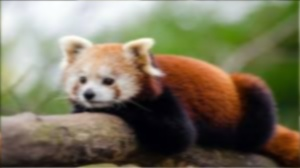
#> input picture XLA_N3_PhamHanMinhChuong_23110187_BT_TUAN4_25-11-25/images_bai2/img1.jpg, 300 x 168 px, found by its file name; its folder holds only this picture in this run
$ python bai2.py
#> lines starting #> are read from the running program, lines starting #| are printed output that depends on the picture
import cv2
import numpy as np
import os

INPUT_DIR = r"G:\hcmute\semeter1-term2-2526\XLAS\code\XLA_N3_PhamHanMinhChuong_23110187_BT_TUAN4_25-11-25\images_bai2"
OUTPUT_DIR = (
    r"G:\hcmute\semeter1-term2-2526\XLAS\code\XLA_N3_PhamHanMinhChuong_23110187_BT_TUAN4_25-11-25\output_lam_net_bai2"
)

D0_VALUES = [5, 15, 30]  # Giá trị D0 cho các bộ lọc thông cao
N_BWT_VALUES = [1, 2]  # Bậc n cho Butterworth High-pass


def create_d0_filter_mask(rows, cols):
    """Tạo ma trận khoảng cách D(u,v) từ tâm."""
    center_row, center_col = rows // 2, cols // 2
    u = np.arange(cols)
    v = np.arange(rows)
    U, V = np.meshgrid(u, v)
    D = np.sqrt((U - center_col) ** 2 + (V - center_row) ** 2)
    return D


def merge_to_two_channel(H):
    """Chuyển mask 1 kênh sang 2 kênh (thực + ảo) cho DFT."""
    return cv2.merge([H, H])


# --- CÀI ĐẶT BỘ LỌC THÔNG CAO (HPF = 1 - LPF) ---
def ideal_high_pass_filter(D, D0):
    """Lọc Thông Cao Lý Tưởng (IHPF)."""
    H_lpf = np.zeros(D.shape, dtype=np.float32)
    H_lpf[D <= D0] = 1
    H_hpf = 1.0 - H_lpf
    return merge_to_two_channel(H_hpf)


def butterworth_high_pass_filter(D, D0, n):
    """Lọc Thông Cao Butterworth (BHPF)."""
    H_lpf = 1.0 / (1.0 + np.power(D / D0, 2 * n))
    H_hpf = 1.0 - H_lpf
    return merge_to_two_channel(H_hpf)


def gaussian_high_pass_filter(D, D0):
    """Lọc Thông Cao Gauss (GHPF)."""
    H_lpf = np.exp(-(D**2) / (2 * (D0**2)))
    H_hpf = 1.0 - H_lpf
    return merge_to_two_channel(H_hpf)


def laplacian_filter_frequency(D):
    """Bộ lọc Laplace trong miền Tần số: H(u,v) = -(u^2 + v^2) = -D^2."""
    H = -(D**2)
    H = H / np.max(np.abs(H))  # Chuẩn hóa để tránh giá trị quá lớn
    return merge_to_two_channel(H)


# --- HÀM XỬ LÝ VÀ LƯU ẢNH ---
def process_and_save_image(img_path, filename):
    """Thực hiện DFT, lọc và IDFT cho một ảnh."""
#> called with filename = 'img1.jpg'

    img = cv2.imread(img_path, cv2.IMREAD_GRAYSCALE)
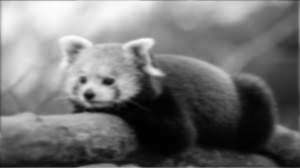
#> img: shape (168, 300); min 0, max 254, mean 113.7
    if img is None:
        print(f"Bỏ qua: Không thể đọc ảnh tại {img_path}")
        return

    img_float32 = np.float32(img)
    rows, cols = img_float32.shape
#> rows = 168; cols = 300

    # Thực hiện DFT và dịch tâm phổ
    dft = cv2.dft(img_float32, flags=cv2.DFT_COMPLEX_OUTPUT)
    dft_shifted = np.fft.fftshift(dft)

    # Tạo ma trận khoảng cách D(u,v) chung
    D = create_d0_filter_mask(rows, cols)

    # Khai báo tất cả các bộ lọc cần áp dụng
    filters = []
    for D0 in D0_VALUES:
        filters.append(("Ideal_HPF", D0, ideal_high_pass_filter(D, D0)))
        filters.append(("Gaussian_HPF", D0, gaussian_high_pass_filter(D, D0)))
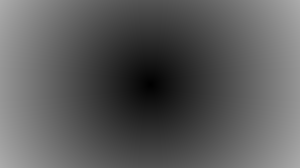
#> D: shape (168, 300) float64; min 0, max 171.9, mean 91.7
    for n in N_BWT_VALUES:
        for D0 in D0_VALUES:
            filters.append(
                (f"Butterworth_HPF_n{n}", D0, butterworth_high_pass_filter(D, D0, n))
            )

    H_laplace = laplacian_filter_frequency(D)
    filters.append(("Laplace_HPF", 0, H_laplace))

    # Lặp và áp dụng từng bộ lọc
    for filter_name, D0, H_mask in filters:

        # Áp dụng bộ lọc
        dft_filtered = dft_shifted * H_mask

        # Biến đổi Fourier ngược và chuẩn hóa
        dft_ishift = np.fft.ifftshift(dft_filtered)
        img_back = cv2.idft(dft_ishift)
        img_processed = cv2.magnitude(img_back[:, :, 0], img_back[:, :, 1])
        cv2.normalize(img_processed, img_processed, 0, 255, cv2.NORM_MINMAX)

        # Lưu ảnh kết quả
        base_name, ext = os.path.splitext(filename)
        # Tạo thư mục con
        output_sub_dir = os.path.join(
            OUTPUT_DIR, filter_name.split("_n")[0].replace("_HPF", "")
        )
        os.makedirs(output_sub_dir, exist_ok=True)

        if D0 == 0:  # Laplace
            output_name = f"Laplace_{base_name}{ext}"
        elif "Butterworth" in filter_name:
            n_val = filter_name.split("_n")[1]
            output_name = f"BWT_D{D0}_{n_val}_{base_name}{ext}"
        else:
            output_name = f"{filter_name.split('_HPF')[0]}_D{D0}_{base_name}{ext}"

        cv2.imwrite(
            os.path.join(output_sub_dir, output_name), img_processed.astype(np.uint8)
        )
#> this loop made 13 passes
#> pass 1, in process_and_save_image, `img_processed = cv2.magnitude(img_back[:, :, 0], img_back[:, :, 1])`:
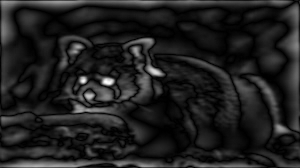
#> img_processed: shape (168, 300) float32; min 25.05, max 7655374.5, mean 964971.7; drawn with min black and max white
#> pass 2, in process_and_save_image, `img_processed = cv2.magnitude(img_back[:, :, 0], img_back[:, :, 1])`:
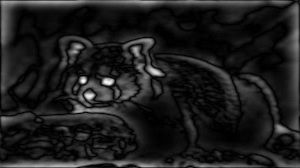
#> img_processed: shape (168, 300) float64; min 5.6, max 6422969.1, mean 760645.1; drawn with min black and max white
#> after the loop:
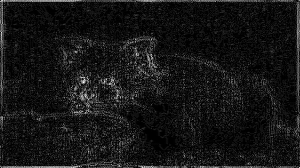
#> img_processed: shape (168, 300) float64; min -3.71e-21, max 255, mean 22.5; drawn with min black and max white


def main():
    print("Bắt đầu xử lý ảnh miền tần số (Lọc làm nét)...")

    os.makedirs(OUTPUT_DIR, exist_ok=True)

    # Lấy danh sách ảnh
    image_files = [
        f
        for f in os.listdir(INPUT_DIR)
        if f.lower().endswith((".jpg", ".jpeg", ".png", ".bmp"))
    ]

    if not image_files:
        print(f"Lỗi: Thư mục '{INPUT_DIR}' trống hoặc không chứa file ảnh.")
        return

    for filename in image_files:
        img_path = os.path.join(INPUT_DIR, filename)
        print(f"-> Đang xử lý: {filename}")
        process_and_save_image(img_path, filename)

    print(f"\nHoàn thành! Kết quả đã được lưu trong thư mục '{OUTPUT_DIR}'.")
#| Hoàn thành! Kết quả đã được lưu trong thư mục 'G:\hcmute\semeter1-term2-2526\XLAS\code\XLA_N3_PhamHanMinhChuong_23110187_BT_TUAN4_25-11-25\output_lam_net_bai2'.


if __name__ == "__main__":
    main()

$ run again, on XLA_N3_PhamHanMinhChuong_23110187_BT_TUAN4_25-11-25/images_bai2/img4.jpg
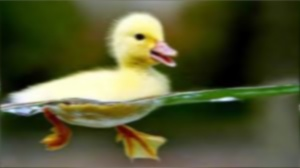
#> input picture XLA_N3_PhamHanMinhChuong_23110187_BT_TUAN4_25-11-25/images_bai2/img4.jpg, 300 x 168 px, found by its file name
#> in process_and_save_image, `img = cv2.imread(img_path, cv2.IMREAD_GRAYSCALE)`:
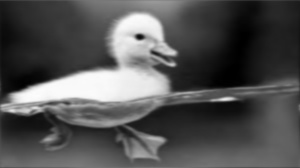
#> img: shape (168, 300); min 0, max 253, mean 82.8
#> after the loop in process_and_save_image, `for filter_name, D0, H_mask in filters:`:
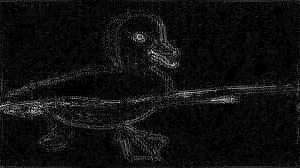
#> img_processed: shape (168, 300) float64; min -1.68e-21, max 255, mean 15.7; drawn with min black and max white
#| Hoàn thành! Kết quả đã được lưu trong thư mục 'G:\hcmute\semeter1-term2-2526\XLAS\code\XLA_N3_PhamHanMinhChuong_23110187_BT_TUAN4_25-11-25\output_lam_net_bai2'.

$ run again, on XLA_N3_PhamHanMinhChuong_23110187_BT_TUAN4_25-11-25/images_bai2/img5.jpg
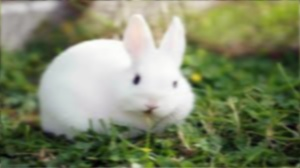
#> input picture XLA_N3_PhamHanMinhChuong_23110187_BT_TUAN4_25-11-25/images_bai2/img5.jpg, 300 x 168 px, found by its file name
#> in process_and_save_image, `img = cv2.imread(img_path, cv2.IMREAD_GRAYSCALE)`:
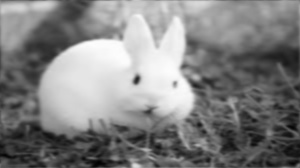
#> img: shape (168, 300); min 0, max 254, mean 128.8
#> after the loop in process_and_save_image, `for filter_name, D0, H_mask in filters:`:
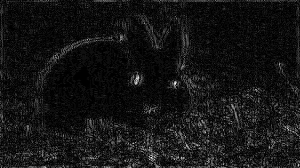
#> img_processed: shape (168, 300) float64; min -1.33e-22, max 255, mean 21.3; drawn with min black and max white
#| Hoàn thành! Kết quả đã được lưu trong thư mục 'G:\hcmute\semeter1-term2-2526\XLAS\code\XLA_N3_PhamHanMinhChuong_23110187_BT_TUAN4_25-11-25\output_lam_net_bai2'.

$ run again, on XLA_N3_PhamHanMinhChuong_23110187_BT_TUAN4_25-11-25/images_bai2/img6.jpg
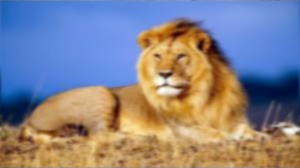
#> input picture XLA_N3_PhamHanMinhChuong_23110187_BT_TUAN4_25-11-25/images_bai2/img6.jpg, 300 x 168 px, found by its file name
#> in process_and_save_image, `img = cv2.imread(img_path, cv2.IMREAD_GRAYSCALE)`:
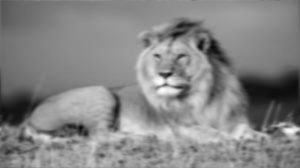
#> img: shape (168, 300); min 10, max 255, mean 133.3
#> after the loop in process_and_save_image, `for filter_name, D0, H_mask in filters:`:
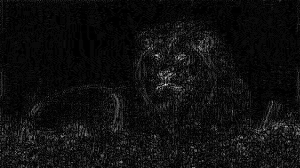
#> img_processed: shape (168, 300) float64; min 2.42e-20, max 255, mean 15.6
#| Hoàn thành! Kết quả đã được lưu trong thư mục 'G:\hcmute\semeter1-term2-2526\XLAS\code\XLA_N3_PhamHanMinhChuong_23110187_BT_TUAN4_25-11-25\output_lam_net_bai2'.
